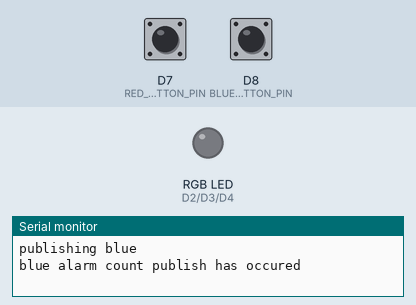
This sketch was run on a simulated Particle Photon. On the bench: an RGB LED mixed from three pins (HIGH = lit), the last lines printed to the serial monitor. Dashed ring = blinking. Inputs (shaded band) come from the test bench; at power-on: D7 (RED_BUTTON_PIN) HIGH, D8 (BLUE_BUTTON_PIN) HIGH. Random numbers use the default seed unless the sketch sets one.

Above: at 1.2 s.
1.3 s: D7 (RED_BUTTON_PIN) pulled LOW for 0.15 s
At 1.9 s:
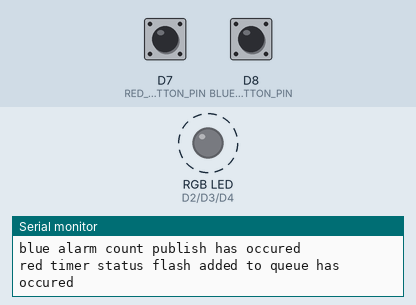
4.4 s: D8 (BLUE_BUTTON_PIN) pulled LOW for 0.15 s
At 5.1 s:
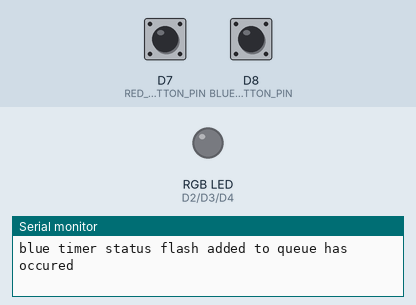
7.5 s: D8 (BLUE_BUTTON_PIN) pulled LOW for 1 s
10.5 s: D8 (BLUE_BUTTON_PIN) pulled LOW for 0.15 s
At 11.3 s:
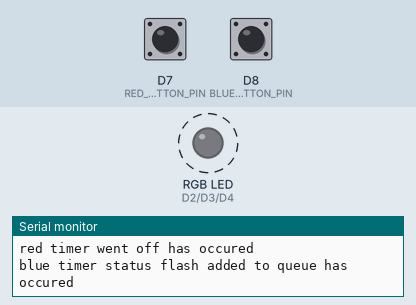
13.6 s: D8 (BLUE_BUTTON_PIN) pulled LOW for 3.2 s
Timing chart, 0 to 16.6 s (numbered marks = the images above; inputs shaded):
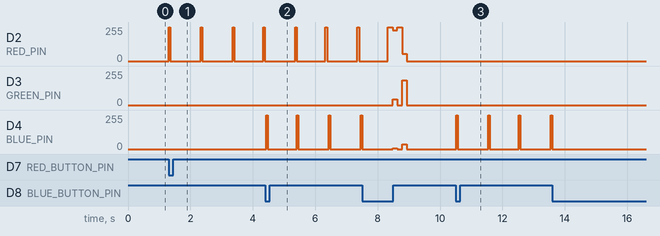

The sketch:

assignment5.ino
```cpp
#include <TimerEvent.h>
#include <Flash.h>
#include <list>
using namespace std;

#define RED_PIN D2
#define GREEN_PIN D3
#define BLUE_PIN D4

#define RED_BUTTON_PIN D7
#define BLUE_BUTTON_PIN D8

#define RED_TIMER_LENGTH 7000
#define BLUE_TIMER_LENGTH 11000
#define BLINK_INTERVAL_LENGTH 50
#define PUBLISH_INTERVAL_LENGHT 20000

/*
 * Project assignment5
 * Description: Two timers that can run simultaneously
 * Author: Ben Siegler
 * Date: Feb 14th 2022
 */

bool redCurrentButtonState = HIGH;
bool redPreviousButtonState = HIGH;
bool blueCurrentButtonState = HIGH;
bool bluePreviousButtonState = HIGH;

bool blueTimerActive = false;
bool redTimerActive = false;

int blueAlarmElapsedCount = 0;
int redAlarmElapsedCount = 0;

list<Flash> flashList;

void setup()
{
  Serial.begin(9600);

  pinMode(RED_PIN, OUTPUT);
  pinMode(GREEN_PIN, OUTPUT);
  pinMode(BLUE_PIN, OUTPUT);

  pinMode(RED_BUTTON_PIN, INPUT);
  pinMode(BLUE_BUTTON_PIN, INPUT);
}

// publish events
TimerEvent publishRedAlarmCountEvent(0, 20000, "red alarm count publish", &publishRedAlarmCount);
TimerEvent publishBlueAlarmCountEvent(10000, 20000, "blue alarm count publish", &publishBlueAlarmCount);

// these are essentially toggle-able timers with callbacks
TimerEvent flashRedStatus(0, 1000, "red timer status flash added to queue", &addRedFlashToQueue, false);
TimerEvent flashBlueStatus(0, 1000, "blue timer status flash added to queue", &addBlueFlashToQueue, false);

TimerEvent redTimer(0, RED_TIMER_LENGTH, "red timer went off", &handleRedAlarm, false);
TimerEvent blueTimer(0, BLUE_TIMER_LENGTH, "blue timer went off", &handleBlueAlarm, false);
TimerEvent flashQueueProgression(0, 10, "", &flash);

void loop()
{
  redCurrentButtonState = digitalRead(RED_BUTTON_PIN);
  blueCurrentButtonState = digitalRead(BLUE_BUTTON_PIN);

  if (redCurrentButtonState == LOW && redPreviousButtonState == HIGH)
  {
    // Red button pushed
    if (redTimer.getIsActive())
    {
      flashRedStatus.setIsActive(false);
      redTimer.setIsActive(false);
    }
    else
    {
      flashRedStatus.setIsActive(true);
      redTimer.setIsActive(true);
      redTimer.setLastOccuredAtTime(millis());
      redTimer.setShouldHappenEvery(RED_TIMER_LENGTH);
    }
  }
  redPreviousButtonState = redCurrentButtonState;

  if (blueCurrentButtonState == LOW && bluePreviousButtonState == HIGH)
  {
    // Blue button pushed
    if (blueTimer.getIsActive())
    {
      flashBlueStatus.setIsActive(false);
      blueTimer.setIsActive(false);
    }
    else
    {
      flashBlueStatus.setIsActive(true);
      blueTimer.setIsActive(true);
      blueTimer.setLastOccuredAtTime(millis());
      blueTimer.setShouldHappenEvery(BLUE_TIMER_LENGTH);
    }
  }
  bluePreviousButtonState = blueCurrentButtonState;

  flashQueueProgression.update();
  flashBlueStatus.update();
  flashRedStatus.update();
  redTimer.update();
  blueTimer.update();
  publishBlueAlarmCountEvent.update();
  publishRedAlarmCountEvent.update();
}

void writeColor(int red, int green, int blue)
{
  analogWrite(RED_PIN, red);
  analogWrite(GREEN_PIN, green);
  analogWrite(BLUE_PIN, blue);
}

// TimerEvent behaviors

void publishBlueAlarmCount()
{
  Serial.println("publishing blue");
  Particle.publish("blue timer has elapsed X times", String(blueAlarmElapsedCount));
}

void publishRedAlarmCount()
{
  Serial.println("publishing red");
  Particle.publish("red timer has elapsed X times", String(redAlarmElapsedCount));
}

void flash()
{
  if (flashList.empty())
  {
    writeColor(0, 0, 0);
    // check for changes every 20th of a second
    flashQueueProgression.setShouldHappenEvery(50);
  }
  else
  {
    Flash nextFlash = flashList.front();
    flashList.pop_front();
    writeColor(nextFlash.getRedVal(), nextFlash.getGreenVal(), nextFlash.getBlueVal());
    // set time to wait until next pop
    flashQueueProgression.setShouldHappenEvery(nextFlash.getFlashLengthInMillis());
  }
};

void handleRedAlarm()
{
  redAlarmElapsedCount++;
  redTimer.setIsActive(false);
  flashRedStatus.setIsActive(false);
  flashList.push_back(Flash(255, 0, 0));
  flashList.push_back(Flash());
  flashList.push_back(Flash(255, 0, 0));
  flashList.push_back(Flash());
}

void handleBlueAlarm()
{
  blueAlarmElapsedCount++;
  blueTimer.setIsActive(false);
  flashBlueStatus.setIsActive(false);
  flashList.push_back(Flash(0, 0, 255));
  flashList.push_back(Flash());
  flashList.push_back(Flash(0, 0, 255));
  flashList.push_back(Flash());
}

void addBlueFlashToQueue()
{
  flashList.push_front(Flash(0, 0, 255, BLINK_INTERVAL_LENGTH));
}

void addRedFlashToQueue()
{
  flashList.push_front(Flash(255, 0, 0, BLINK_INTERVAL_LENGTH));
}
```

Flash.h
```cpp
class Flash
{
private:
    int redVal;
    int greenVal;
    int blueVal;
    unsigned int flashLengthInMillis;

public:
    Flash()
    {
        redVal = rand() % 255;
        greenVal = rand() % 255;
        blueVal = rand() % 255;
        flashLengthInMillis = 150;
    };

    Flash(int red, int green, int blue)
    {
        redVal = red;
        greenVal = green;
        blueVal = blue;
        flashLengthInMillis = 150;
    };

    Flash(int red, int green, int blue, unsigned int flashLength)
    {
        redVal = red;
        greenVal = green;
        blueVal = blue;
        flashLengthInMillis = flashLength;
    };

    int getRedVal()
    {
        return redVal;
    };
    int getGreenVal()
    {
        return greenVal;
    };
    int getBlueVal()
    {
        return blueVal;
    };
    int getFlashLengthInMillis()
    {
        return flashLengthInMillis;
    };
};
```

TimerEvent.h
```cpp
#include <string.h>

//?????????????????????????????????add intermediate events??????????????????????????????????????????????????????????????????
class TimerEvent
{
private:
    String eventName;
    unsigned long lastOccuredAtTime;
    unsigned long shouldHappenEvery;
    bool isActive = true;
    void (*foo)();

public:
    TimerEvent();

    TimerEvent(unsigned long lastOccuredAt, unsigned long shouldHappenEveryXMillis, void (*foop)())
    {
        lastOccuredAtTime = lastOccuredAt;
        shouldHappenEvery = shouldHappenEveryXMillis;
        foo = foop;
    };

    TimerEvent(unsigned long lastOccuredAt, unsigned long shouldHappenEveryXMillis, String eventNameStr, void (*foop)())
    {
        lastOccuredAtTime = lastOccuredAt;
        eventName = eventNameStr;
        shouldHappenEvery = shouldHappenEveryXMillis;
        foo = foop;
    };

    TimerEvent(unsigned long lastOccuredAt, unsigned long shouldHappenEveryXMillis, String eventNameStr, void (*foop)(), bool active)
    {
        lastOccuredAtTime = lastOccuredAt;
        eventName = eventNameStr;
        shouldHappenEvery = shouldHappenEveryXMillis;
        foo = foop;
        isActive = active;
    };

    unsigned long getLastOccuredAtTime()
    {
        return lastOccuredAtTime;
    };
    unsigned long getShouldHappenEvery()
    {
        return shouldHappenEvery;
    };
    String getEventName()
    {
        return eventName;
    };
    bool getIsActive()
    {
        return isActive;
    };

    void setIsActive(bool active)
    {
        isActive = active;
    };
    void setLastOccuredAtTime(unsigned long lastOccuredAt)
    {
        lastOccuredAtTime = lastOccuredAt;
    };
    void setShouldHappenEvery(unsigned long shouldHappenEveryX)
    {
        shouldHappenEvery = shouldHappenEveryX;
    };

    void occured()
    {
        if (eventName != NULL)
        {
            Serial.println(eventName + " has occured");
        }
        lastOccuredAtTime = millis();
    };

    void update()
    {
        if (((millis() - lastOccuredAtTime) > shouldHappenEvery) && isActive)
        {
            foo();
            occured();
        }
    };
};
```

Measured:
- after the input at 1.3 s, D2 (RED_PIN): alternates 255/255 for 0.05 s and 0/255 for 0.97 s, starting at once
- after the input at 4.4 s, D4 (BLUE_PIN): 0/255 → 255/255 after 3.1 s
- after the input at 10.5 s, D4 (BLUE_PIN): alternates 255/255 for 0.05 s and 0/255 for 0.97 s, starting at once
- after the input at 13.6 s, every drawn part: stays the same
